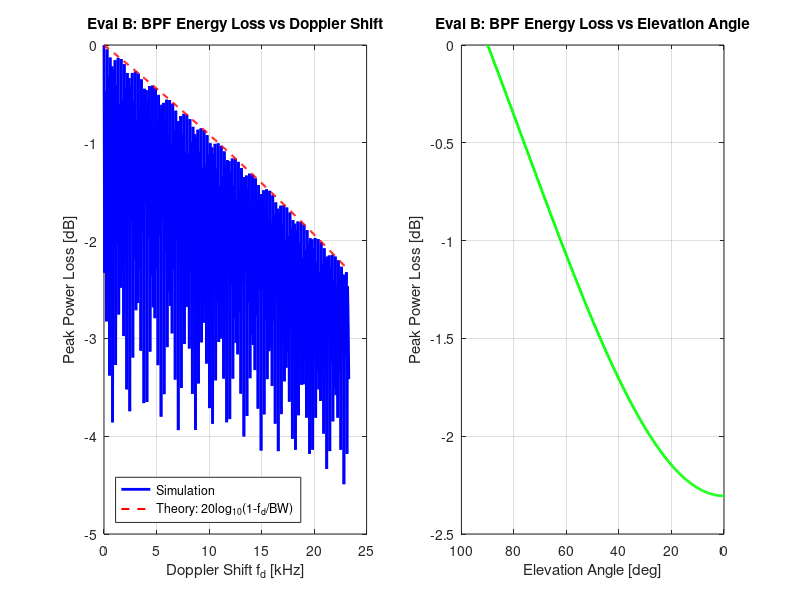

Here is the MATLAB script that generated this plot:
clear; close all; clc;

SF = 12;
M  = 2^SF;
BW = 100e3;
Fs = BW;
df = BW / M;

v_sat   = 7600;
f_c     = 920e6;
c_light = 3e8;
fd_max  = (v_sat / c_light) * f_c;

n  = (0:M-1)';
up = exp(1j * pi * n.^2 / M);
dn = conj(up);

fd_vals = linspace(0, fd_max, 400);
peak_pw = zeros(1, 400);

for k = 1:400
    fd = fd_vals(k);
    rx = up .* exp(1j * 2*pi * (fd/Fs) * n);
    n_valid = max(0, floor(M * (1 - fd/BW)));
    rx(n_valid+1:end) = 0;
    pw = abs(fft(rx .* dn)).^2;
    peak_pw(k) = max(pw);
end

loss_sim  = 10 * log10(peak_pw / peak_pw(1));
loss_theo = 20 * log10(1 - fd_vals / BW);

elev      = linspace(0, 90, 300);
fd_elev   = (v_sat / c_light) * f_c * cosd(elev);
loss_elev = 20 * log10(1 - fd_elev / BW);

figure('Position', [100 100 900 400]);

subplot(1,2,1);
plot(fd_vals/1e3, loss_sim,  'b-',  'LineWidth', 2); hold on;
plot(fd_vals/1e3, loss_theo, 'r--', 'LineWidth', 1.5);
xlabel('Doppler Shift f_d [kHz]');
ylabel('Peak Power Loss [dB]');
title('Eval B: BPF Energy Loss vs Doppler Shift');
legend('Simulation', 'Theory: 20log_{10}(1-f_d/BW)', 'Location', 'southwest');
grid on;

subplot(1,2,2);
plot(elev, loss_elev, 'g-', 'LineWidth', 2);
set(gca, 'XDir', 'reverse');
xlabel('Elevation Angle [deg]');
ylabel('Peak Power Loss [dB]');
title('Eval B: BPF Energy Loss vs Elevation Angle');
grid on;
